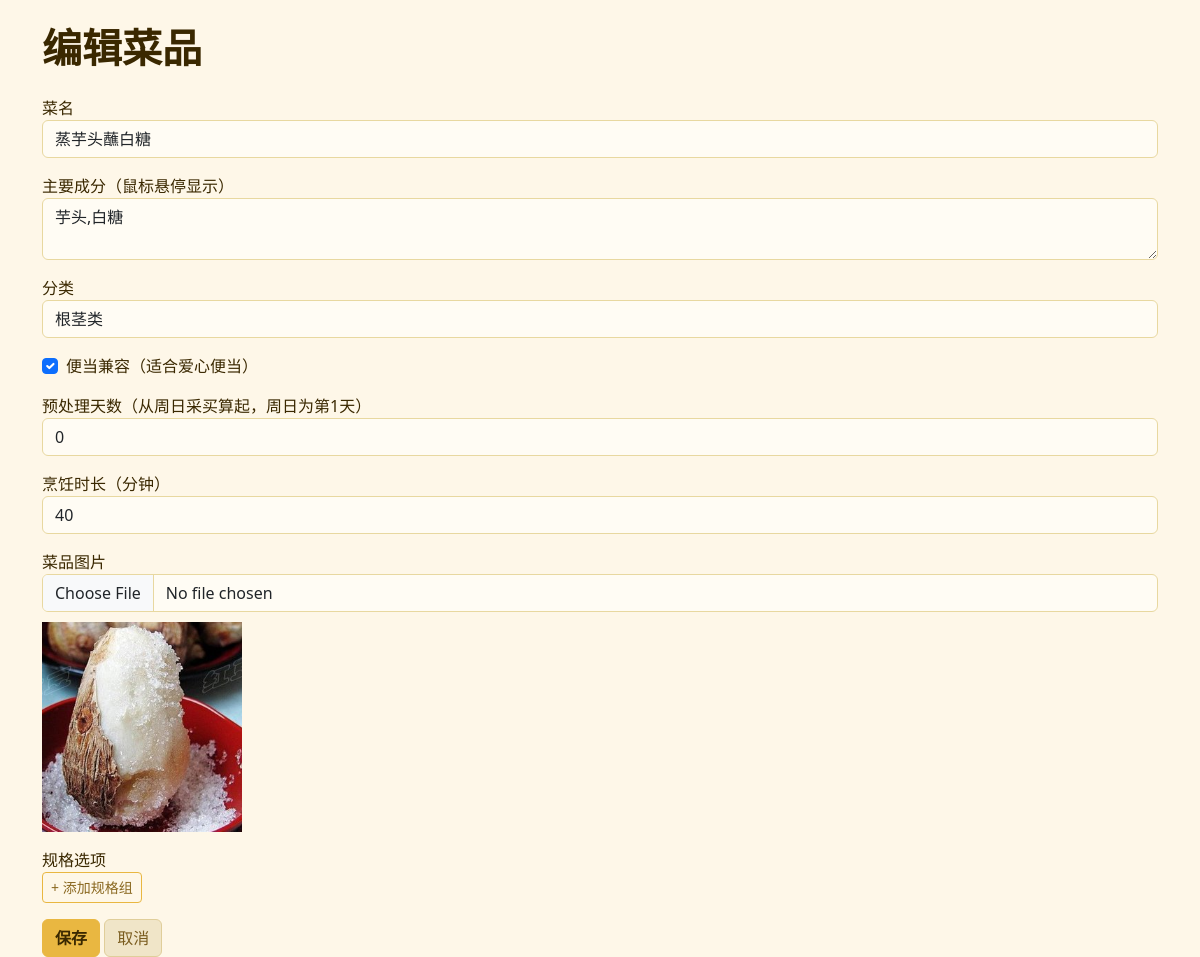
The page /admin/dish/171 (signed in) on the database its author committed.
### app.py (models this page shows)
class Dish(db.Model):
    __tablename__ = 'dishes'
    id = db.Column(db.Integer, primary_key=True)
    name = db.Column(db.String(120), nullable=False)
    category_id = db.Column(db.Integer, db.ForeignKey('categories.id'))
    ingredients = db.Column(db.Text)                 # 食材描述，显示在菜品 tooltip
    bento_compatible = db.Column(db.Boolean, default=True)
    preprocess_days = db.Column(db.Integer, default=0)
    cook_minutes = db.Column(db.Integer, default=40)
    image_url = db.Column(db.String(300))
    extra_options = db.Column(db.Text)               # 规格选项，存储为 JSON 字符串
    created_at = db.Column(db.DateTime, default=datetime.utcnow)

class Category(db.Model):
    __tablename__ = 'categories'
    id = db.Column(db.Integer, primary_key=True)
    name = db.Column(db.String(80), nullable=False)
    parent_id = db.Column(db.Integer, default=0)   # 0 = 顶级，否则为父分类 id
    sort_order = db.Column(db.Integer, default=0)

### app.py (the view, shortened to what this page needs)
@app.route('/admin/dish/<int:dish_id>', methods=['GET', 'POST'])
@admin_required
def edit_dish(dish_id):
    dish = Dish.query.get_or_404(dish_id)
    categories = Category.query.order_by(Category.sort_order).all()
    return render_template('dish_form.html', dish=dish, categories=categories)

### app.py (called while the page is built)
def admin_required(f):
    @wraps(f)
    def decorated(*args, **kwargs):
        if not session.get('admin'):
            return redirect(url_for('admin_login'))
        return f(*args, **kwargs)
    return decorated

### templates/dish_form.html (shortened to what this page needs)
<!DOCTYPE html>
<html lang="zh-CN">
<head>
    <link href="https://cdn.jsdelivr.net/npm/bootstrap@5.3.0-alpha1/dist/css/bootstrap.min.css" rel="stylesheet">
    <link rel="stylesheet" href="https://cdn.jsdelivr.net/npm/cropperjs/dist/cropper.min.css">
</head>
<body>
<div class="container mt-4">
    <h1>{% if dish %}编辑菜品{% else %}新增菜品{% endif %}</h1>
    <form method="post" enctype="multipart/form-data">
        <div class="mb-3">
            <label>菜名</label>
            <input type="text" name="name" class="form-control" value="{{ dish.name if dish else '' }}" required>
        </div>
        <div class="mb-3">
            <label>主要成分（鼠标悬停显示）</label>
            <textarea name="ingredients" class="form-control" rows="2">{{ dish.ingredients if dish else '' }}</textarea>
        </div>
        <div class="mb-3">
            <label>分类</label>
            <select name="category_id" class="form-select" required>
                {% for cat in categories if cat.parent_id == 0 %}
                <optgroup label="{{ cat.name }}">
                    {% for sub in categories if sub.parent_id == cat.id %}
                    <option value="{{ sub.id }}" {% if dish and dish.category_id == sub.id %}selected{% endif %}>{{ sub.name }}</option>
                    {% endfor %}
                </optgroup>
                {% endfor %}
            </select>
        </div>
        <div class="mb-3 form-check">
            <input type="checkbox" name="bento_compatible" class="form-check-input" id="bentoCompatible" {% if not dish or dish.bento_compatible %}checked{% endif %}>
            <label class="form-check-label" for="bentoCompatible">便当兼容（适合爱心便当）</label>
        </div>
        <div class="mb-3">
            <label>预处理天数（从周日采买算起，周日为第1天）</label>
            <input type="number" name="preprocess_days" class="form-control" value="{{ dish.preprocess_days if dish else 0 }}">
        </div>
        <div class="mb-3">
            <label>烹饪时长（分钟）</label>
            <input type="number" name="cook_minutes" class="form-control" value="{{ dish.cook_minutes if dish else 40 }}">
        </div>
        <div class="mb-3">
            <label>菜品图片</label>
            <input type="file" id="imageInput" name="image" accept="image/*" class="form-control">
            <div id="imagePreview" style="margin-top:10px;">
                {% if dish and dish.image_url %}
                <img src="{{ url_for('static', filename='uploads/' + dish.image_url.split('/')[-1]) if dish.image_url else '' }}" style="max-width:200px;">
                {% endif %}
            </div>
        </div>
        <div class="mb-3">
            <label>规格选项</label>
            <button type="button" id="addSpecGroup" class="btn btn-sm btn-outline-primary">+ 添加规格组</button>
        </div>
        <button type="submit" class="btn btn-primary">保存</button>
        <a href="/admin/dishes" class="btn btn-secondary">取消</a>
    </form>
</div>
</body>
</html>

### templates/dish_form.html (style rules this page uses)
img { max-width: 100%; }
body { background: #fef7e8; color: #3a2800; font-family: 'Segoe UI','Noto Sans SC',system-ui; }
h1 { color: #3a2800; font-weight: 700; margin-bottom: 24px; }
.btn-primary { background: #e9b741; border-color: #e9b741; color: #3a2800; font-weight: 600; }
.btn-secondary { background: #f0e5c8; border-color: #e0ce9a; color: #7a5c1e; }
.btn-outline-primary { border-color: #e9b741; color: #8a6820; }
.form-control,.form-select { border-color: #e8d8a0; background: #fffcf4; }

### rows shown on the page
Dish: name "蒸芋头蘸白糖", ingredients "芋头,白糖", category_id "根茎类", bento_compatible "☑", preprocess_days "0", cook_minutes "40", image_url (picture)
